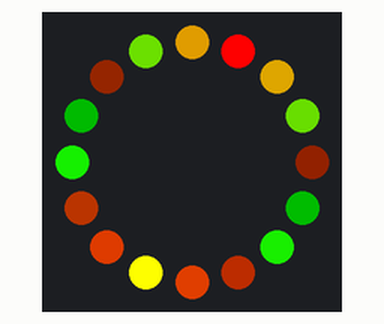
Recording of a sketch running on a simulated ESP8266 (NodeMCU). On the bench: 16 RGB LEDs in a ring, first at the top, clockwise.

Above: at 0.15 s.
At 4.95 s:
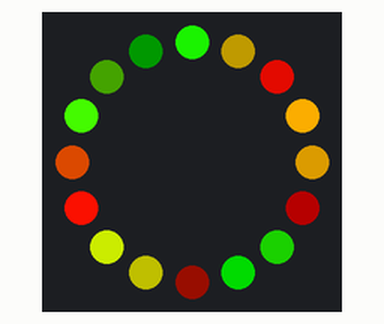
At 9.76 s:
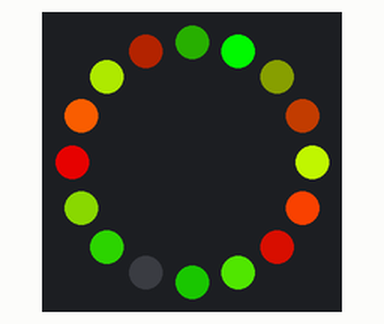
At 20.57 s:
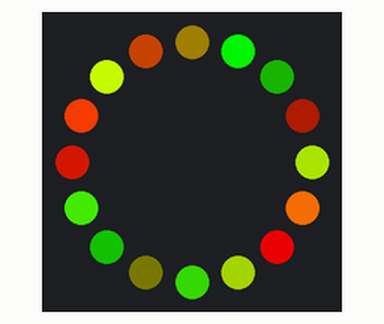
At 29.89 s:
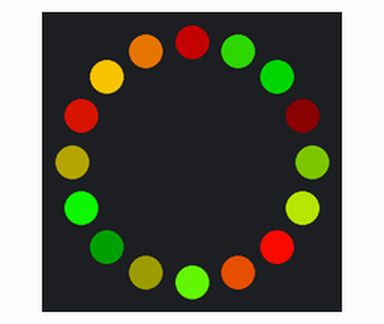
At 39.8 s:
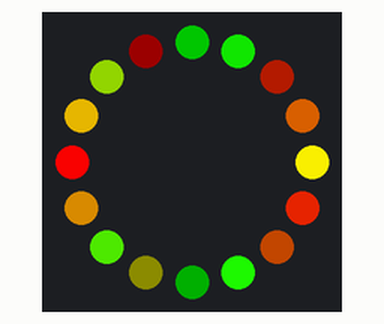

The sketch:

spark_neopixel_ring.ino
```cpp
#include "neopixel.h"
#include "math.h"

#define PI 3.14159265359

Adafruit_NeoPixel ring = Adafruit_NeoPixel(16, D3, WS2812);
float genStep = 0;

void setup()
{
  ring.begin();
}

void loop() {
  genStep = genStep + PI/300;
  setValues(genStep);
}

void setValues(float useStep){
  float stepR = ( 2 *  PI)/16;

  float stepG = ( 5 * PI)/16;
  float stepB = ( 3 *  PI)/16;
  float step_init = useStep;
  for(int i=0;i<16;i++){
    float final_stepR = step_init + (stepR * i);
    float final_stepB = step_init  + (stepB * i);
    float final_stepG = step_init + (stepG * i);
    int r =  255 - abs(sin(final_stepR)* 255);
    int g =  255 - abs(cos(final_stepG)* 255);
    int b =  0; //255 - abs(cos(final_stepB)* 255);
    ring.setPixelColor(pixelIndex(i), ring.Color(r,g,b)); // Moderately bright green color.
  }
  ring.show(); // This sends the updated pixel color to the hardware.
}

int  pixelIndex(int ledNum){
  return (ledNum + 1) % 16;
}
```
